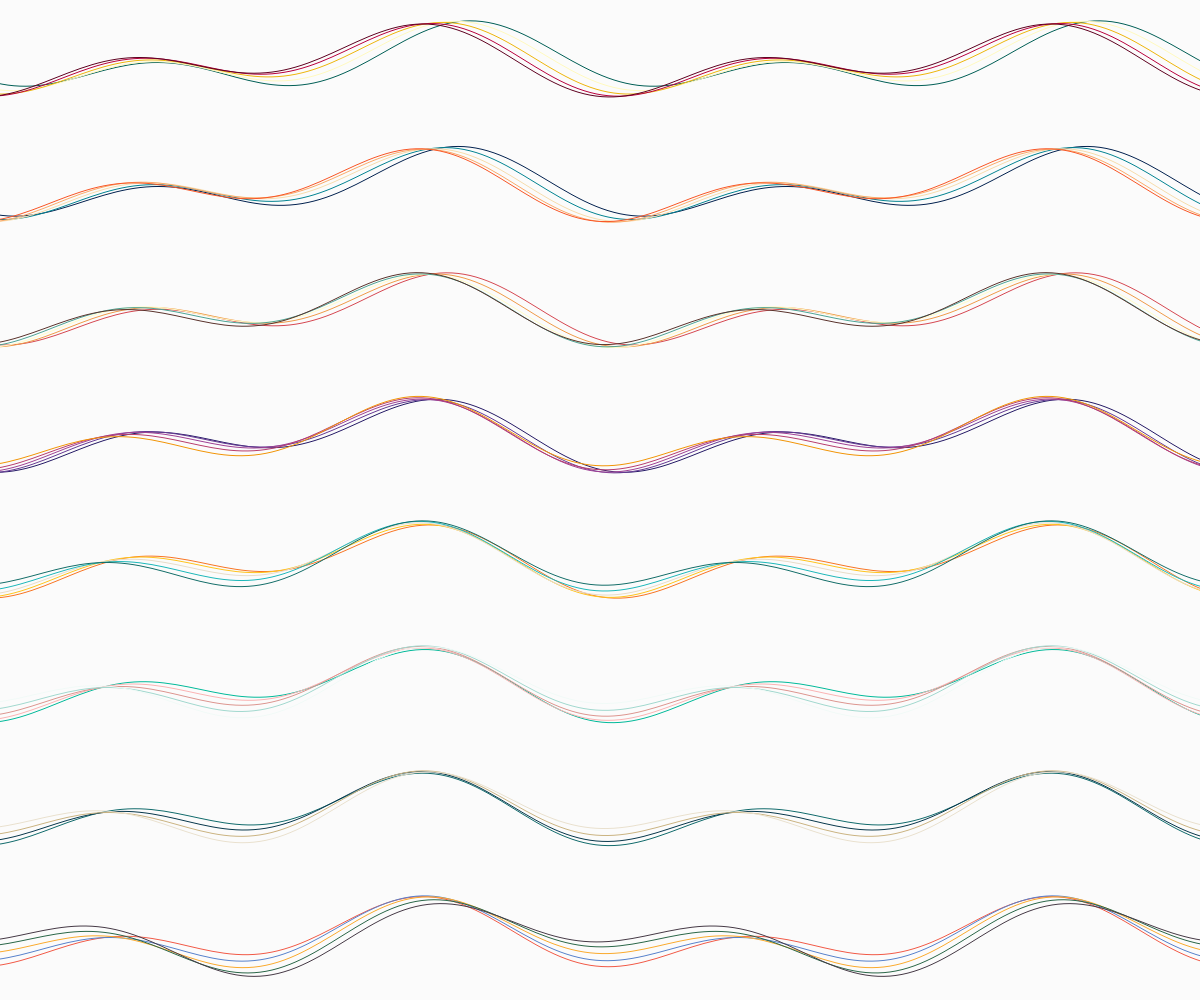
Frame 1 (no input)
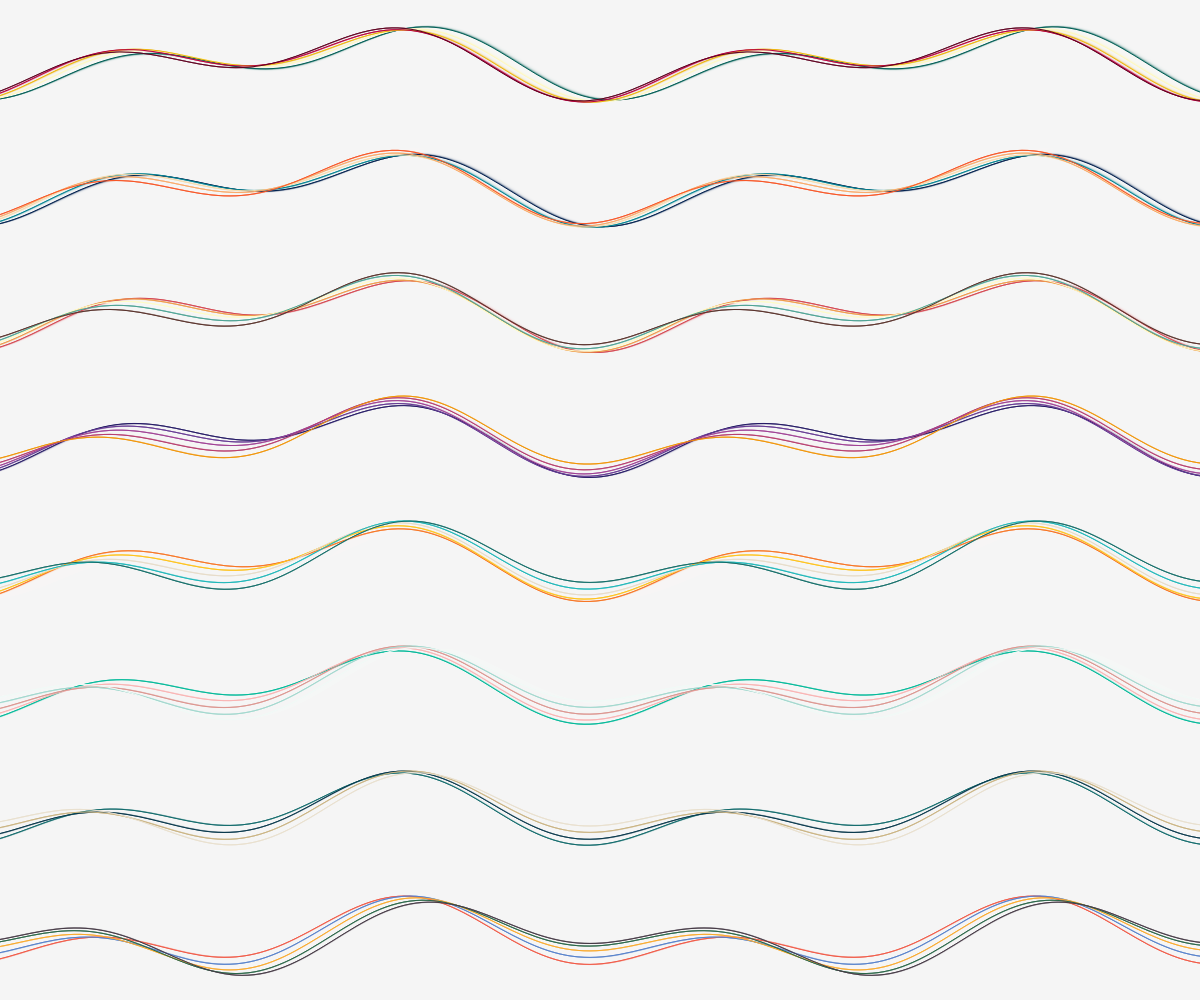
Frame 60 (no input)
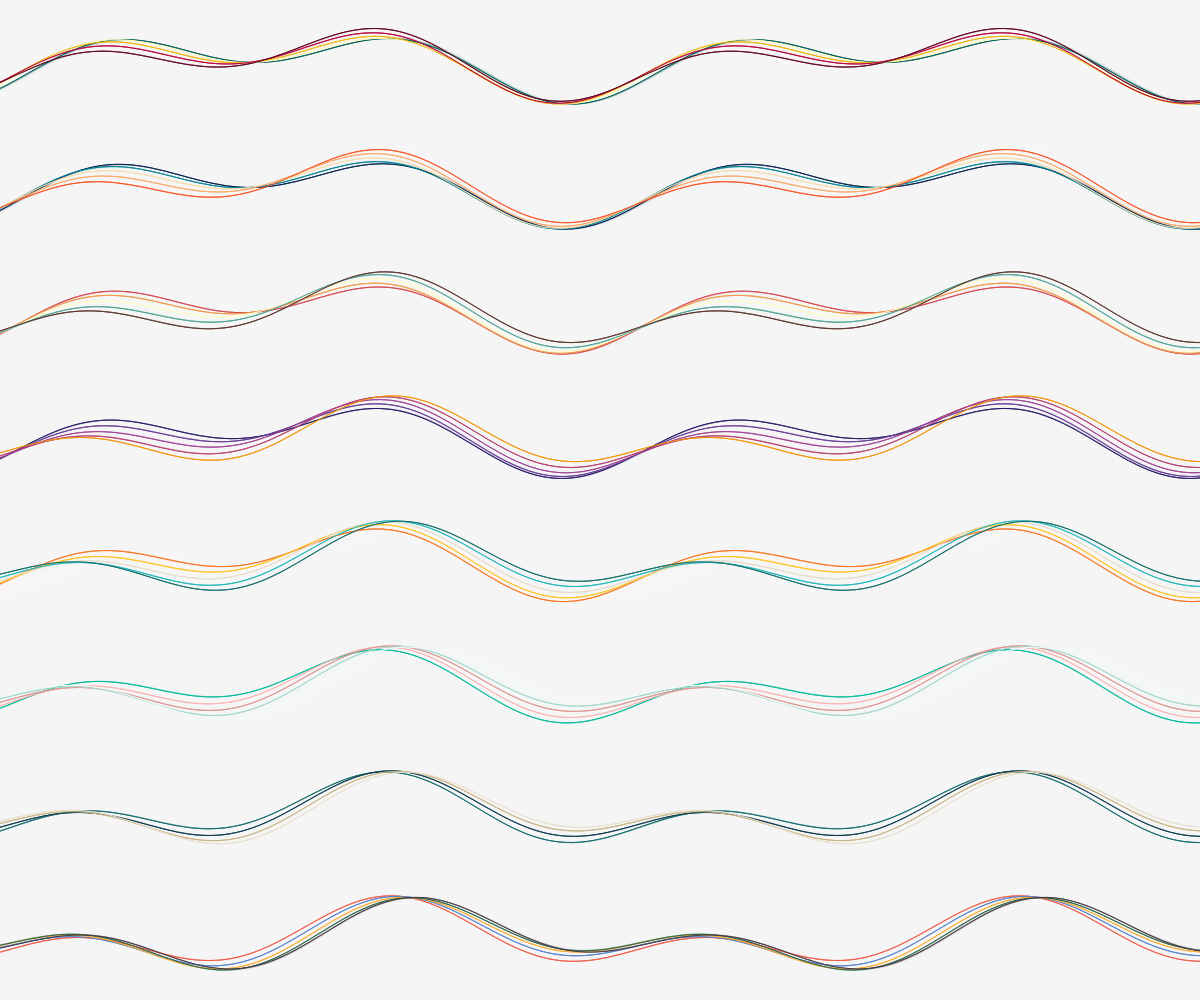
Frame 120 (the mouse pressed at the canvas centre since frame 60)

The p5.js sketch that drew these frames (run headless with seeded random() and noise() and a simulated clock; from frame 60 on, the mouse is pressed at the canvas centre):

// p5.js sketch
// ── sketch.js
let r;

function setup() {
  createCanvas(windowWidth, windowHeight);

  r = random(TAU);
}

function draw() {
  background(245, 100);

  const n = 100;
  const xgrid = width / n;
  const ygrid = height / colorPalletes.length;

  for (let j in colorPalletes) {
    let cp = colorPalletes[j].colors;
    for (let i in cp) {
      noFill();
      stroke(cp[i]);
      beginShape();
      for (let x = -100; x < width+100; x += xgrid) {
        curveVertex(x, ygrid * j + ygrid / 2 + sin(x / 100 + frameCount / 100 + sin(i / 3 + j / 3 + frameCount / 100)) * ygrid / 6 + cos(x / 50 + frameCount / 200 + sin(i / 5 + j / 7 + frameCount / 200)) * ygrid / 6)
      }
      endShape();
    }
  }
}

class Easing {
  static easeInSine(x) {
    return 1 - Math.cos((x * Math.PI) / 2);
  }

  static easeOutSine(x) {
    return Math.sin((x * Math.PI) / 2);
  }

  static easeInOutSine(x) {
    return -(Math.cos(Math.PI * x) - 1) / 2;
  }

  static easeInQuad(x) {
    return x * x;
  }

  static easeOutQuad(x) {
    return 1 - (1 - x) * (1 - x);
  }

  static easeInOutQuad(x) {
    return x < 0.5 ? 2 * x * x : 1 - Math.pow(-2 * x + 2, 2) / 2;
  }

  static easeInCubic(x) {
    return x * x * x;
  }

  static easeOutCubic(x) {
    return 1 - Math.pow(1 - x, 3);
  }

  static easeInOutCubic(x) {
    return x < 0.5 ? 4 * x * x * x : 1 - Math.pow(-2 * x + 2, 3) / 2;
  }

  static easeInQuart(x) {
    return x * x * x * x;
  }

  static easeOutQuart(x) {
    return 1 - Math.pow(1 - x, 4);
  }

  static easeInOutQuart(x) {
    return x < 0.5 ? 8 * x * x * x * x : 1 - Math.pow(-2 * x + 2, 4) / 2;
  }

  static easeInQuint(x) {
    return x * x * x * x * x;
  }

  static easeOutQuint(x) {
    return 1 - Math.pow(1 - x, 5);
  }

  static easeInOutQuint(x) {
    return x < 0.5 ? 16 * x * x * x * x * x : 1 - Math.pow(-2 * x + 2, 5) / 2;
  }

  static easeInExpo(x) {
    return x === 0 ? 0 : Math.pow(2, 10 * x - 10);
  }

  static easeOutExpo(x) {
    return x === 1 ? 1 : 1 - Math.pow(2, -10 * x);
  }

  static easeInOutExpo(x) {
    return x === 0 ?
      0 :
      x === 1 ?
      1 :
      x < 0.5 ?
      Math.pow(2, 20 * x - 10) / 2 :
      (2 - Math.pow(2, -20 * x + 10)) / 2;
  }

  static easeInCirc(x) {
    return 1 - Math.sqrt(1 - Math.pow(x, 2));
  }

  static easeOutCirc(x) {
    return Math.sqrt(1 - Math.pow(x - 1, 2));
  }

  static easeInOutCirc(x) {
    return x < 0.5 ?
      (1 - Math.sqrt(1 - Math.pow(2 * x, 2))) / 2 :
      (Math.sqrt(1 - Math.pow(-2 * x + 2, 2)) + 1) / 2;
  }

  static easeOutBack(x) {
    const c1 = 1.70158;
    const c3 = c1 + 1;
    return 1 + c3 * Math.pow(x - 1, 3) + c1 * Math.pow(x - 1, 2);
  }

  static easeInOutBack(x) {
    const c1 = 1.70158;
    const c2 = c1 * 1.525;
    return x < 0.5 ?
      (Math.pow(2 * x, 2) * ((c2 + 1) * 2 * x - c2)) / 2 :
      (Math.pow(2 * x - 2, 2) * ((c2 + 1) * (x * 2 - 2) + c2) + 2) / 2;
  }
}

const colorPalletes = [{
    name: "DeepEmeraldGold",
    colors: ["#005e55", "#fff9bf", "#edb50c", "#b8003d", "#5e001f"],
  },
  {
    name: "WarmRainbow",
    colors: ["#01204E", "#028391", "#F6DCAC", "#FAA968", "#F85525"],
  },
  {
    name: "ChocolateAndCream",
    colors: ["#D54751", "#EF9A48", "#FFFCC7", "#4DA394", "#59322B"],
  },
  {
    name: "PopArt",
    colors: ["#241965", "#653993", "#9F4094", "#B73D6E", "#F19406"],
  },
  {
    name: "DeepEmeraldGold",
    colors: ["#F87523", "#FFC31B", "#E7DCC9", "#1DB7B9", "#126D68"],
  },
  {
    name: "GreenPink",
    colors: ["#01B999", "#FAB3B3", "#DC958F", "#A1D8CE", "#F1FAF7"],
  },
  {
    name: "NatureTranquility",
    colors: ["#106A6B", "#07374B", "#CAB381", "#E9E0CE"],
  },
  {
    name: "VibrantHarmony",
    colors: ["#F15946", "#5681CB", "#FAAA2D", "#296647", "#453945"],
  },
];
